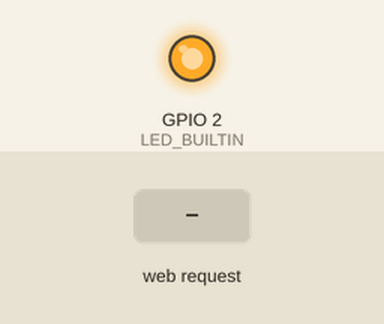
Bench run of a sketch on a simulated ESP8266 (Wemos D1 mini). Parts: output pins drawn as LEDs (lit = HIGH, except the on-board LED, lit = LOW). The inputs (shaded band) are chosen by the test bench. WiFi joins after 1.5 s; servers stay silent unless stated; what the sketch prints to the serial monitor is not drawn.

Above: at 2.7 s.
2.8 s: HTTP request GET /OFF received
At 3.9 s:
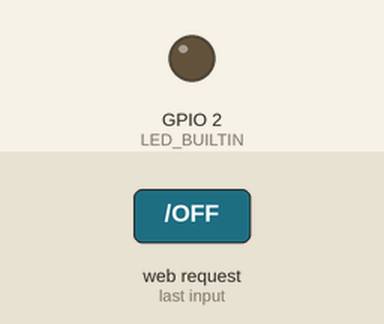
4.3 s: HTTP request GET /ON received
At 5.1 s:
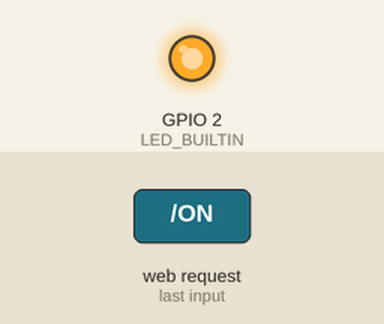
Timing chart, 0 to 7.3 s (numbered marks = the images above; inputs shaded):
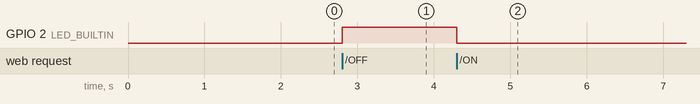

The sketch:

IP_Server_Racunar_WeMos_retired_INTERNET_REST.ino
```cpp
    /* DHTServer - ESP8266 Webserver with a DHT sensor as an input

       Based on ESP8266Webserver, DHTexample, and BlinkWithoutDelay (thank you)

       Version 1.0  5/3/2014  Version 1.0   Mike Barela for Adafruit Industries
    */
    #include <ESP8266WiFi.h>
    #include <WiFiClient.h>
    #include <ESP8266WebServer.h>

    const char *ssid = "DunavNETTenda2";
    const char* password  = "dNETheBEST2015";


    ESP8266WebServer server(1001);

    // Initialize DHT sensor
    // NOTE: For working with a faster than ATmega328p 16 MHz Arduino chip, like an ESP8266,
    // you need to increase the threshold for cycle counts considered a 1 or 0.
    // You can do this by passing a 3rd parameter for this threshold.  It's a bit
    // of fiddling to find the right value, but in general the faster the CPU the
    // higher the value.  The default for a 16mhz AVR is a value of 6.  For an
    // Arduino Due that runs at 84mhz a value of 30 works.
    // This is for the ESP8266 processor on ESP-01

    String webString="";     // String to display
    // Generally, you should use "unsigned long" for variables that hold time
    unsigned long previousMillis = 0;
    String status = "";

    void handle_root() {
      server.send(200, "text/plain", "Hello from the weather esp8266, read from /temp or /humidity");
      delay(100);
    }

    void setup(void)
    {
      pinMode(LED_BUILTIN, OUTPUT);
      // You can open the Arduino IDE Serial Monitor window to see what the code is doing
      Serial.begin(115200);  // Serial connection from ESP-01 via 3.3v console cable

      // Connect to WiFi network
      WiFi.begin(ssid, password);
      Serial.print("\n\r \n\rWorking to connect");

      // Wait for connection
      while (WiFi.status() != WL_CONNECTED) {
        delay(500);
        Serial.print(".");
      }
      Serial.println("");
      Serial.println("DHT Weather Reading Server");
      Serial.print("Connected to ");
      Serial.println(ssid);
      Serial.print("IP address: ");
      Serial.println(WiFi.localIP());

      server.on("/", handle_root);
  //---------------------------------------------------------------------------------------------------------------------------------------------------------

      server.on("/temperatura=stanje", [](){  // if you add this subdirectory to your webserver call, you get text below :)
        webString="Temperature: milion ";
        webString+=" *C";

        // Arduino has a hard time with float to string
        server.send(200, "text/plain", webString);            // send to someones browser when asked
      });
  //---------------------------------------------------------------------------------------------------------------------------------------------------------

  //---------------------------------------------------------------------------------------------------------------------------------------------------------

      server.on("/ON", [](){  // if you add this subdirectory to your webserver call, you get text below :)
        digitalWrite(LED_BUILTIN, LOW);
        // Arduino has a hard time with float to string
        server.send(200, "text/plain", "Iskljuceno");            // send to someones browser when asked
      });
  //---------------------------------------------------------------------------------------------------------------------------------------------------------

  //---------------------------------------------------------------------------------------------------------------------------------------------------------

      server.on("/OFF", [](){  // if you add this subdirectory to your webserver call, you get text below :)
        digitalWrite(LED_BUILTIN, HIGH);
        // Arduino has a hard time with float to string
        server.send(200, "text/plain", "Ukljuceno");            // send to someones browser when asked
      });
  //---------------------------------------------------------------------------------------------------------------------------------------------------------
      server.begin();
      Serial.println("HTTP server started");
    }

    void loop(void)
    {
      server.handleClient();
    }
```

Measured:
- after the input at 2.8 s, GPIO 2 (LED_BUILTIN): LOW → HIGH at once
- after the input at 4.3 s, GPIO 2 (LED_BUILTIN): HIGH → LOW at once
